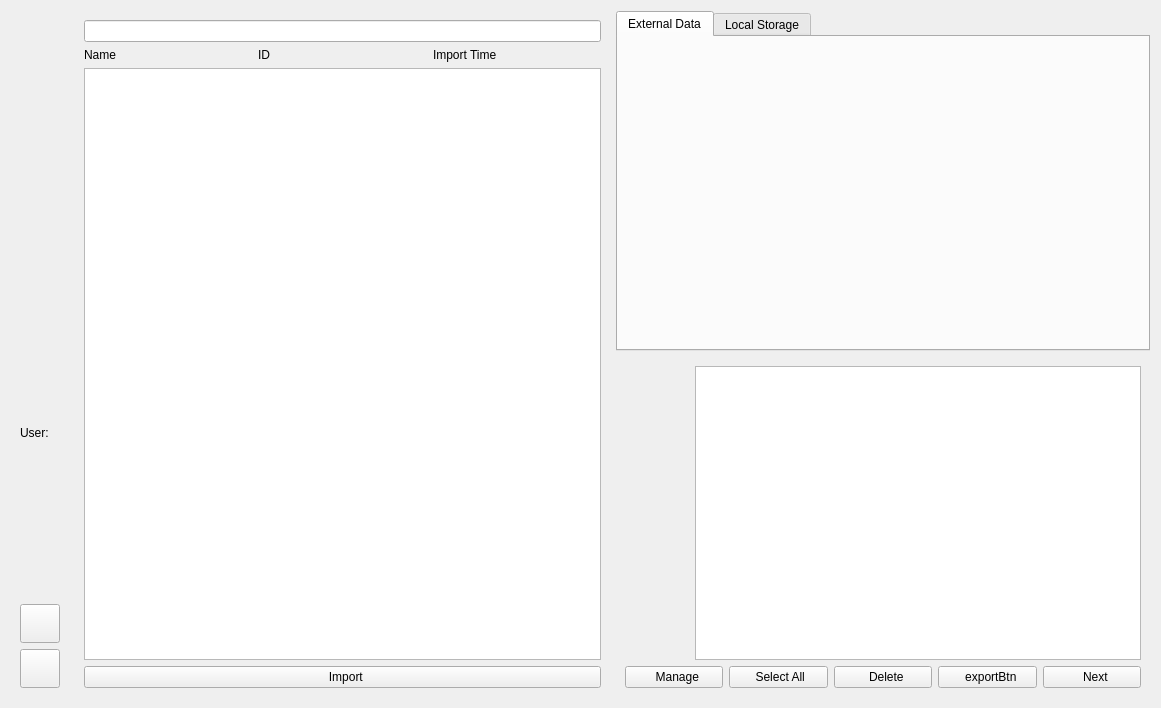
<?xml version="1.0" encoding="UTF-8"?>
<ui version="4.0">
 <class>CaseManagementWidget</class>
 <widget class="QWidget" name="CaseManagementWidget">
  <property name="geometry">
   <rect>
    <x>0</x>
    <y>0</y>
    <width>1161</width>
    <height>708</height>
   </rect>
  </property>
  <property name="windowTitle">
   <string>Dialog</string>
  </property>
  <layout class="QHBoxLayout" name="horizontalLayout_3">
   <item>
    <widget class="QWidget" name="widget" native="true">
     <layout class="QVBoxLayout" name="verticalLayout_2">
      <item>
       <widget class="QLabel" name="label">
        <property name="text">
         <string/>
        </property>
        <property name="pixmap">
         <pixmap>:/sovajo_logo/icon_images/sovajo_logo/90x28_logo.png</pixmap>
        </property>
        <property name="scaledContents">
         <bool>true</bool>
        </property>
       </widget>
      </item>
      <item>
       <widget class="QToolButton" name="toolButtonUser">
        <property name="layoutDirection">
         <enum>Qt::LeftToRight</enum>
        </property>
        <property name="styleSheet">
         <string notr="true">QToolButton         {  border-image:url(:/svpk_lib/images/system_admin/user_static.png);}
QToolButton:hover   {   border-image:url(:/svpk_lib/images/system_admin/user_mouse_hover.png); }
QToolButton:pressed {   border-image:url(:/svpk_lib/images/system_admin/user_mouse_click.png); }
QToolButton::menu-indicator{	image: none;}</string>
        </property>
        <property name="text">
         <string/>
        </property>
        <property name="icon">
         <iconset>
          <normaloff>:/32px_function_button_icon/icon_images/32px_function_button_icon/user_static.png</normaloff>:/32px_function_button_icon/icon_images/32px_function_button_icon/user_static.png</iconset>
        </property>
        <property name="iconSize">
         <size>
          <width>32</width>
          <height>32</height>
         </size>
        </property>
        <property name="popupMode">
         <enum>QToolButton::InstantPopup</enum>
        </property>
        <property name="autoRaise">
         <bool>true</bool>
        </property>
       </widget>
      </item>
      <item>
       <widget class="QLabel" name="userNameLabel">
        <property name="text">
         <string>User:</string>
        </property>
       </widget>
      </item>
      <item>
       <widget class="QToolButton" name="toolButtonAdmin">
        <property name="layoutDirection">
         <enum>Qt::RightToLeft</enum>
        </property>
        <property name="styleSheet">
         <string notr="true">QToolButton         {  border-image:url(:/svpk_lib/images/system_admin/menu_static.png); }
QToolButton:hover   {   border-image:url(:/svpk_lib/images/system_admin/menu_mouse_hover.png); }
QToolButton:pressed {   border-image:url(:/svpk_lib/images/system_admin/menu_mouse_click.png) ;}
QToolButton::menu-indicator{	image: none;}</string>
        </property>
        <property name="text">
         <string/>
        </property>
        <property name="icon">
         <iconset>
          <normaloff>:/32px_function_button_icon/icon_images/32px_function_button_icon/menu_static.png</normaloff>:/32px_function_button_icon/icon_images/32px_function_button_icon/menu_static.png</iconset>
        </property>
        <property name="iconSize">
         <size>
          <width>32</width>
          <height>32</height>
         </size>
        </property>
        <property name="popupMode">
         <enum>QToolButton::InstantPopup</enum>
        </property>
        <property name="autoRaise">
         <bool>true</bool>
        </property>
       </widget>
      </item>
      <item>
       <widget class="QToolButton" name="toolButtonScreenshot">
        <property name="enabled">
         <bool>true</bool>
        </property>
        <property name="mouseTracking">
         <bool>false</bool>
        </property>
        <property name="tabletTracking">
         <bool>false</bool>
        </property>
        <property name="contextMenuPolicy">
         <enum>Qt::DefaultContextMenu</enum>
        </property>
        <property name="autoFillBackground">
         <bool>false</bool>
        </property>
        <property name="styleSheet">
         <string notr="true">QToolButton{border-image:url(:/svpk_lib/images/system_admin/screenshot_static.png); }
QToolButton:hover{border-image:url(:/svpk_lib/images/system_admin/screenshot_mouse_hover.png); }
QToolButton:pressed {border-image:url(:/svpk_lib/images/system_admin/screenshot_mouse_click.png) ;}</string>
        </property>
        <property name="text">
         <string/>
        </property>
        <property name="iconSize">
         <size>
          <width>32</width>
          <height>32</height>
         </size>
        </property>
       </widget>
      </item>
      <item>
       <widget class="QToolButton" name="toolButtonShutDown">
        <property name="enabled">
         <bool>true</bool>
        </property>
        <property name="autoFillBackground">
         <bool>false</bool>
        </property>
        <property name="styleSheet">
         <string notr="true">QToolButton         {  border-image:url(:/svpk_lib/images/system_admin/shutdown_static.png) ;}
QToolButton:hover   {   border-image:url(:/svpk_lib/images/system_admin/shutdown_mouse_hover.png); }
QToolButton:pressed {   border-image:url(:/svpk_lib/images/system_admin/shutdown_mouse_click.png); }</string>
        </property>
        <property name="text">
         <string/>
        </property>
        <property name="iconSize">
         <size>
          <width>32</width>
          <height>32</height>
         </size>
        </property>
       </widget>
      </item>
     </layout>
    </widget>
   </item>
   <item>
    <widget class="QWidget" name="widgetMid" native="true">
     <layout class="QVBoxLayout" name="verticalLayout">
      <item>
       <widget class="QLineEdit" name="searchInputEdit">
        <property name="echoMode">
         <enum>QLineEdit::Normal</enum>
        </property>
        <property name="placeholderText">
         <string/>
        </property>
       </widget>
      </item>
      <item>
       <layout class="QHBoxLayout" name="horizontalLayout_2">
        <item>
         <widget class="QLabel" name="labelName">
          <property name="text">
           <string>Name</string>
          </property>
         </widget>
        </item>
        <item>
         <widget class="QLabel" name="labelID">
          <property name="text">
           <string>ID</string>
          </property>
         </widget>
        </item>
        <item>
         <widget class="QLabel" name="labelImportTime">
          <property name="text">
           <string>Import Time</string>
          </property>
         </widget>
        </item>
       </layout>
      </item>
      <item>
       <widget class="QTableView" name="patientTableView">
        <property name="textElideMode">
         <enum>Qt::ElideRight</enum>
        </property>
       </widget>
      </item>
      <item>
       <widget class="QPushButton" name="importBtn">
        <property name="layoutDirection">
         <enum>Qt::LeftToRight</enum>
        </property>
        <property name="autoFillBackground">
         <bool>false</bool>
        </property>
        <property name="text">
         <string>  Import</string>
        </property>
        <property name="icon">
         <iconset>
          <normaloff>:/40px_button_cutout/icon_images/40px_button_cutout/40px_import.png</normaloff>:/40px_button_cutout/icon_images/40px_button_cutout/40px_import.png</iconset>
        </property>
        <property name="iconSize">
         <size>
          <width>40</width>
          <height>40</height>
         </size>
        </property>
        <property name="flat">
         <bool>false</bool>
        </property>
       </widget>
      </item>
     </layout>
    </widget>
   </item>
   <item>
    <layout class="QVBoxLayout" name="verticalLayout_3">
     <item>
      <widget class="QTabWidget" name="tabWidget">
       <property name="autoFillBackground">
        <bool>false</bool>
       </property>
       <property name="currentIndex">
        <number>0</number>
       </property>
       <widget class="QWidget" name="tabDicomExternalData">
        <attribute name="title">
         <string>External Data</string>
        </attribute>
        <layout class="QVBoxLayout" name="verticalLayout_4"/>
       </widget>
       <widget class="QWidget" name="tabDicomLocalStorage">
        <attribute name="title">
         <string>Local Storage</string>
        </attribute>
        <layout class="QVBoxLayout" name="verticalLayout_5"/>
       </widget>
      </widget>
     </item>
     <item>
      <widget class="QWidget" name="widget2" native="true">
       <layout class="QGridLayout" name="gridLayout_2">
        <item row="0" column="1">
         <widget class="QListView" name="listViewScreenshotPics"/>
        </item>
        <item row="0" column="0">
         <widget class="QWidget" name="widget3" native="true">
          <layout class="QGridLayout" name="gridLayout">
           <item row="0" column="0">
            <widget class="QLabel" name="labelBonePic1">
             <property name="text">
              <string/>
             </property>
            </widget>
           </item>
           <item row="0" column="1">
            <widget class="QLabel" name="labelBonePic2">
             <property name="text">
              <string/>
             </property>
            </widget>
           </item>
           <item row="0" column="2">
            <widget class="QLabel" name="labelBonePic3">
             <property name="text">
              <string/>
             </property>
            </widget>
           </item>
           <item row="0" column="3">
            <widget class="QLabel" name="labelBonePic4">
             <property name="text">
              <string/>
             </property>
            </widget>
           </item>
           <item row="1" column="0">
            <widget class="QLabel" name="labelBonePic5">
             <property name="text">
              <string/>
             </property>
            </widget>
           </item>
           <item row="1" column="1">
            <widget class="QLabel" name="labelBonePic6">
             <property name="text">
              <string/>
             </property>
            </widget>
           </item>
           <item row="1" column="2">
            <widget class="QLabel" name="labelBonePic7">
             <property name="text">
              <string/>
             </property>
            </widget>
           </item>
           <item row="1" column="3">
            <widget class="QLabel" name="labelBonePic8">
             <property name="text">
              <string/>
             </property>
            </widget>
           </item>
          </layout>
         </widget>
        </item>
        <item row="1" column="0" colspan="2">
         <layout class="QHBoxLayout" name="horizontalLayout">
          <item>
           <widget class="QPushButton" name="manageBtn">
            <property name="autoFillBackground">
             <bool>false</bool>
            </property>
            <property name="text">
             <string>  Manage</string>
            </property>
            <property name="icon">
             <iconset>
              <normaloff>:/others/icon_images/others/40px_manage_icon.png</normaloff>:/others/icon_images/others/40px_manage_icon.png</iconset>
            </property>
            <property name="iconSize">
             <size>
              <width>40</width>
              <height>40</height>
             </size>
            </property>
            <property name="checkable">
             <bool>true</bool>
            </property>
            <property name="autoDefault">
             <bool>true</bool>
            </property>
           </widget>
          </item>
          <item>
           <widget class="QPushButton" name="selectAllBtn">
            <property name="text">
             <string>  Select All </string>
            </property>
            <property name="icon">
             <iconset>
              <normaloff>:/others/icon_images/others/40px_select_all.png</normaloff>:/others/icon_images/others/40px_select_all.png</iconset>
            </property>
            <property name="iconSize">
             <size>
              <width>40</width>
              <height>40</height>
             </size>
            </property>
           </widget>
          </item>
          <item>
           <widget class="QPushButton" name="deleteBtn">
            <property name="text">
             <string>  Delete</string>
            </property>
            <property name="icon">
             <iconset>
              <normaloff>:/40px_button_cutout/icon_images/40px_button_cutout/40px_clear.png</normaloff>:/40px_button_cutout/icon_images/40px_button_cutout/40px_clear.png</iconset>
            </property>
            <property name="iconSize">
             <size>
              <width>40</width>
              <height>40</height>
             </size>
            </property>
           </widget>
          </item>
          <item>
           <widget class="QPushButton" name="exportBtn">
            <property name="text">
             <string>  exportBtn</string>
            </property>
            <property name="icon">
             <iconset>
              <normaloff>:/40px_button_cutout/icon_images/40px_button_cutout/40px_export.png</normaloff>:/40px_button_cutout/icon_images/40px_button_cutout/40px_export.png</iconset>
            </property>
            <property name="iconSize">
             <size>
              <width>40</width>
              <height>40</height>
             </size>
            </property>
           </widget>
          </item>
          <item>
           <widget class="QPushButton" name="nextStepBtn">
            <property name="layoutDirection">
             <enum>Qt::LeftToRight</enum>
            </property>
            <property name="text">
             <string>  Next</string>
            </property>
            <property name="icon">
             <iconset>
              <normaloff>:/40px_button_cutout/icon_images/40px_button_cutout/40px_next_page.png</normaloff>:/40px_button_cutout/icon_images/40px_button_cutout/40px_next_page.png</iconset>
            </property>
            <property name="iconSize">
             <size>
              <width>40</width>
              <height>40</height>
             </size>
            </property>
           </widget>
          </item>
         </layout>
        </item>
       </layout>
      </widget>
     </item>
    </layout>
   </item>
  </layout>
  <zorder>widgetMid</zorder>
  <zorder>widget</zorder>
 </widget>
 <resources>
  <include location="resource/resource.qrc"/>
  <include location="resource/resource.qrc"/>
 </resources>
 <connections/>
</ui>
